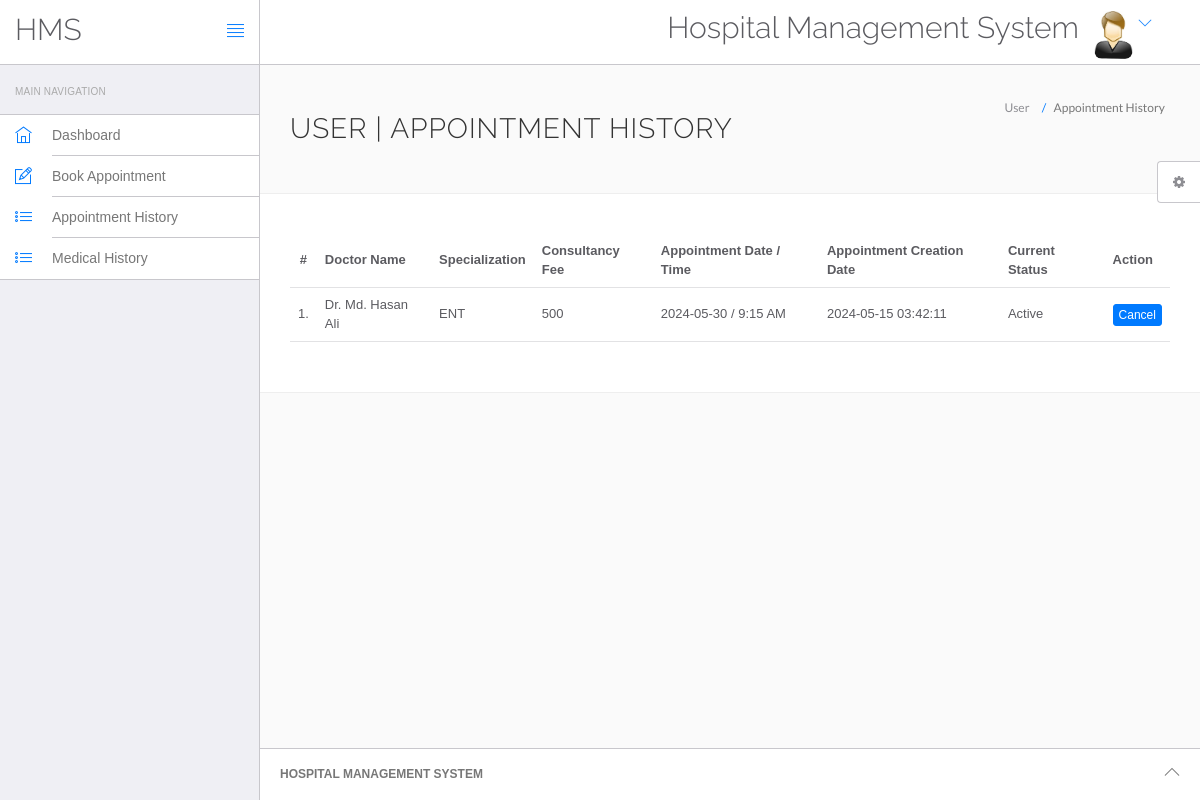
/appointment-history.php (signed in), run on the app's committed database.
### tables this page shows
CREATE TABLE `appointment` (
  `id` int NOT NULL,
  `doctorSpecialization` varchar(255) DEFAULT NULL,
  `doctorId` int DEFAULT NULL,
  `userId` int DEFAULT NULL,
  `consultancyFees` int DEFAULT NULL,
  `appointmentDate` varchar(255) DEFAULT NULL,
  `appointmentTime` varchar(255) DEFAULT NULL,
  `postingDate` timestamp NULL DEFAULT CURRENT_TIMESTAMP,
  `userStatus` int DEFAULT NULL,
  `doctorStatus` int DEFAULT NULL,
  `updationDate` timestamp NULL DEFAULT NULL ON UPDATE CURRENT_TIMESTAMP
);

CREATE TABLE `doctors` (
  `id` int NOT NULL,
  `specilization` varchar(255) DEFAULT NULL,
  `doctorName` varchar(255) DEFAULT NULL,
  `address` longtext,
  `docFees` varchar(255) DEFAULT NULL,
  `contactno` bigint DEFAULT NULL,
  `docEmail` varchar(255) DEFAULT NULL,
  `password` varchar(255) DEFAULT NULL,
  `creationDate` timestamp NULL DEFAULT CURRENT_TIMESTAMP,
  `updationDate` timestamp NULL DEFAULT NULL ON UPDATE CURRENT_TIMESTAMP
);

### appointment-history.php (the view, shortened to what this page needs)
<?php
include('include/config.php');
if(strlen($_SESSION['id']==0)) {
 header('location:logout.php');
  } else{
?>
<!DOCTYPE html>
<html lang="en">
	<head>
		<link rel="stylesheet" href="vendor/bootstrap/css/bootstrap.min.css">
		<link rel="stylesheet" href="vendor/fontawesome/css/font-awesome.min.css">
		<link rel="stylesheet" href="vendor/themify-icons/themify-icons.min.css">
		<link href="vendor/animate.css/animate.min.css" rel="stylesheet" media="screen">
		<link href="vendor/perfect-scrollbar/perfect-scrollbar.min.css" rel="stylesheet" media="screen">
		<link href="vendor/switchery/switchery.min.css" rel="stylesheet" media="screen">
		<link href="vendor/bootstrap-touchspin/jquery.bootstrap-touchspin.min.css" rel="stylesheet" media="screen">
		<link href="vendor/select2/select2.min.css" rel="stylesheet" media="screen">
		<link href="vendor/bootstrap-datepicker/bootstrap-datepicker3.standalone.min.css" rel="stylesheet" media="screen">
		<link href="vendor/bootstrap-timepicker/bootstrap-timepicker.min.css" rel="stylesheet" media="screen">
		<link rel="stylesheet" href="assets/css/styles.css">
		<link rel="stylesheet" href="assets/css/plugins.css">
		<link rel="stylesheet" href="assets/css/themes/theme-1.css" id="skin_color" />
	</head>
	<body>
		<div id="app">
<?php include('include/sidebar.php');?>
			<div class="app-content">
					<?php include('include/header.php');?>
				<div class="main-content" >
					<div class="wrap-content container" id="container">
						<section id="page-title">
							<div class="row">
								<div class="col-sm-8">
									<h1 class="mainTitle">User  | Appointment History</h1>
																	</div>
								<ol class="breadcrumb">
									<li>
										<span>User </span>
									</li>
									<li class="active">
										<span>Appointment History</span>
									</li>
								</ol>
							</div>
						</section>
						<div class="container-fluid container-fullw bg-white">
									<div class="row">
								<div class="col-md-12">
									<table class="table table-hover" id="sample-table-1">
										<thead>
											<tr>
												<th class="center">#</th>
												<th class="hidden-xs">Doctor Name</th>
												<th>Specialization</th>
												<th>Consultancy Fee</th>
												<th>Appointment Date / Time </th>
												<th>Appointment Creation Date  </th>
												<th>Current Status</th>
												<th>Action</th>
											</tr>
										</thead>
										<tbody>
<?php
$sql=mysqli_query($con,"select doctors.doctorName as docname,appointment.*  from appointment join doctors on doctors.id=appointment.doctorId where appointment.userId='".$_SESSION['id']."'");
$cnt=1;
while($row=mysqli_fetch_array($sql))
{
?>
											<tr>
												<td class="center"><?php echo $cnt;?>.</td>
												<td class="hidden-xs"><?php echo $row['docname'];?></td>
												<td><?php echo $row['doctorSpecialization'];?></td>
												<td><?php echo $row['consultancyFees'];?></td>
												<td><?php echo $row['appointmentDate'];?> / <?php echo
												 $row['appointmentTime'];?>
												</td>
												<td><?php echo $row['postingDate'];?></td>
												<td>
<?php if(($row['userStatus']==1) && ($row['doctorStatus']==1))
{
	echo "Active";
}
												?></td>
												<td >
												<div class="visible-md visible-lg hidden-sm hidden-xs">
							<?php if(($row['userStatus']==1) && ($row['doctorStatus']==1))
{ ?>
	<a href="appointment-history.php?id=<?php echo $row['id']?>&cancel=update" onClick="return confirm('Are you sure you want to cancel this appointment ?')"class="btn btn-primary btn-xs" title="Cancel Appointment" tooltip-placement="top" tooltip="Remove">Cancel</a>
	<?php } else {
		echo "Canceled";
		} ?>
												</div>
												</td>
											</tr>
											<?php
$cnt=$cnt+1;
											 }?>
										</tbody>
									</table>
								</div>
							</div>
								</div>
					</div>
				</div>
			</div>
	<?php include('include/footer.php');?>
	<?php include('include/setting.php');?>
		</div>
	</body>
</html>
<?php } ?>

### assets/css/themes/theme-1.css (style rules this page uses)
body { background: #FAFAFA; }

### data on the page
appointment: doctorId.doctorName "Dr. Md. Hasan Ali", doctorSpecialization "ENT", consultancyFees "500", appointmentDate "2024-05-30", appointmentTime "9:15 AM", postingDate "2024-05-15 03:42:11", userStatus "Active"
